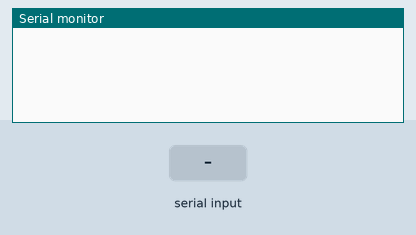
Simulated run of this sketch. Board: Arduino Leonardo, built with avr-gcc and run on an emulated ATmega32U4. Shown: the last lines printed to the serial monitor. The test bench sets the inputs (shaded band).

Above: at 1.2 s.
1.3 s: "90,45,200\n" received over Serial
At 1.9 s:
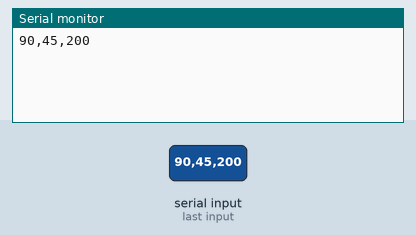
2.8 s: "90,45\n" received over Serial
At 4.0 s:
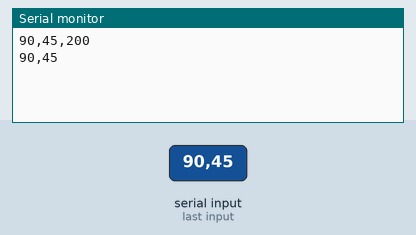
4.3 s: "90,45,200,10\n" received over Serial
At 5.5 s:
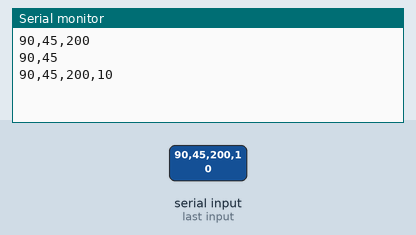
5.8 s: "0\n" received over Serial
At 6.6 s:
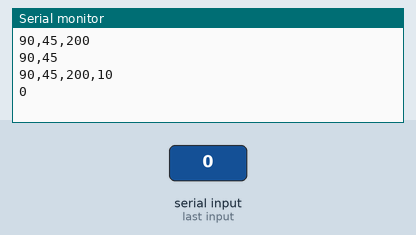

The sketch:

easy_serial.ino
```cpp
#include "Motor.h"

#define BAUD_RATE 9600   // (1) Optimized baud rate for stability & speed
#define BUFFER_SIZE 64     // Arduino default serial buffer size

// Circular buffer to store incoming data
char inputBuffer[BUFFER_SIZE];
int bufferIndex = 0;
const char del = ':';

Motor motorL;
Motor motorR;

void setup() {
    motorL = Motor(6, 7, 8);
    motorR = Motor(5, 4, 3);

    Serial.begin(BAUD_RATE);
    while (!Serial) { }  // Wait for serial to initialize (for boards like Leonardo)
}

void loop() {
    readSerialData();
    delay(100);
}

char** split_str(const char* s, char del) {
      static const int MAX_TOKENS = 2;
      static const char* delimited[MAX_TOKENS];

      int tokenCount = 0;
      char* token = strtok(const_cast<char*>(s), &del);
      while (token != NULL && tokenCount < MAX_TOKENS) {
        delimited[tokenCount++] = token;
        token = strtok(NULL, &del);
      }

    return delimited;
  }

void readSerialData() {
    while (Serial.available() > 0) {
        char receivedChar = Serial.read();

        // (2) Prevent buffer overflow
        if (bufferIndex < BUFFER_SIZE - 1) {
            inputBuffer[bufferIndex++] = receivedChar;
            inputBuffer[bufferIndex] = '\0';  // Null-terminate the string
        } else {
            bufferIndex = 0;  // Reset buffer if overflow risk
        }

        // (3) Process if newline
        if (receivedChar == '\n' && bufferIndex > 0) {
            char** incomingCom = split_str(inputBuffer, del);
            if (incomingCom[0][0] == 'R') {
                memmove(incomingCom[0], incomingCom[0]+1, strlen(incomingCom[0])); // remove first character 'R'
                int fValue = atoi(incomingCom[0]);
                if (fValue > -2 && fValue < 3) motorR.setDirection(fValue-1);
                int sValue = atoi(incomingCom[1]);
                if (sValue > 0 && sValue < 256) motorR.setSpeed(sValue);
            } else if (incomingCom[0][0] == 'L') {
                memmove(incomingCom[0], incomingCom[0]+1, strlen(incomingCom[0])); // remove first character 'L'
                int fValue = atoi(incomingCom[0]);
                if (fValue > -2 && fValue < 3) motorL.setDirection(fValue-1);
                int sValue = atoi(incomingCom[1]);
                if (sValue > 0 && sValue < 256) motorL.setSpeed(sValue);
            }
            //Serial.println(inputBuffer);
            for(int i = 0; i < sizeof(incomingCom); i++){
                Serial.println(incomingCom[i]);
            }
            bufferIndex = 0;  // Clear buffer after processing
        }
    }
}

void sendData(const char* MESSAGE) {
    // (3) Software flow control: ensure space before writing
    while (Serial.availableForWrite() < sizeof(MESSAGE) - 1) {
        delay(1);  // Wait if TX buffer is full
    }

    Serial.println(MESSAGE);  // Send 5-character message with newline
}
```

Motor.h
```cpp
class Motor{
public:
  int En, IN1, IN2;
  bool reverseDirection;

  Motor(){}
  Motor(int iEn,int INA,int INB){
    this->En = iEn;
    this->IN1 = INA;
    this->IN2 = INB;
  }
  Motor(int iEn,int INA,int INB, bool reverse){
    this->En = iEn;
    this->IN1 = INA;
    this->IN2 = INB;
    this->reverseDirection = reverse;
  }

  // SETTER
  void setEN(int iEn){
    En = iEn;
  }

  void setIN1(int IN){
    IN1 = IN;
  }

  void setIN2(int IN){
    IN2 = IN;
  }

  // GETTER
  int getEN(){
    return this->En;
  }

  int getIN1(){
    return this->IN1;
  }

  int getIN2(){
    return this->IN2;
  }

  // METHODS

  void setDirection(int direction){
    if(direction > 0){
    digitalWrite(IN1, 255);
    digitalWrite(IN2, 0);}
    else if(direction < 0){
    digitalWrite(IN1, 0);
    digitalWrite(IN2, 255);}
    else if(direction == 0){
    digitalWrite(IN1, 0);
    digitalWrite(IN2, 0);}


  }

  void setSpeed(byte speed){
    digitalWrite(En, speed);
  }
};
```

Measured:
- after the input at 1.3 s, the serial monitor: prints a new line at once (image 1)
- after the input at 2.8 s, the serial monitor: prints a new line at once (image 2)
- after the input at 4.3 s, the serial monitor: prints a new line at once (image 3)
- after the input at 5.8 s, the serial monitor: prints a new line at once (image 4)
